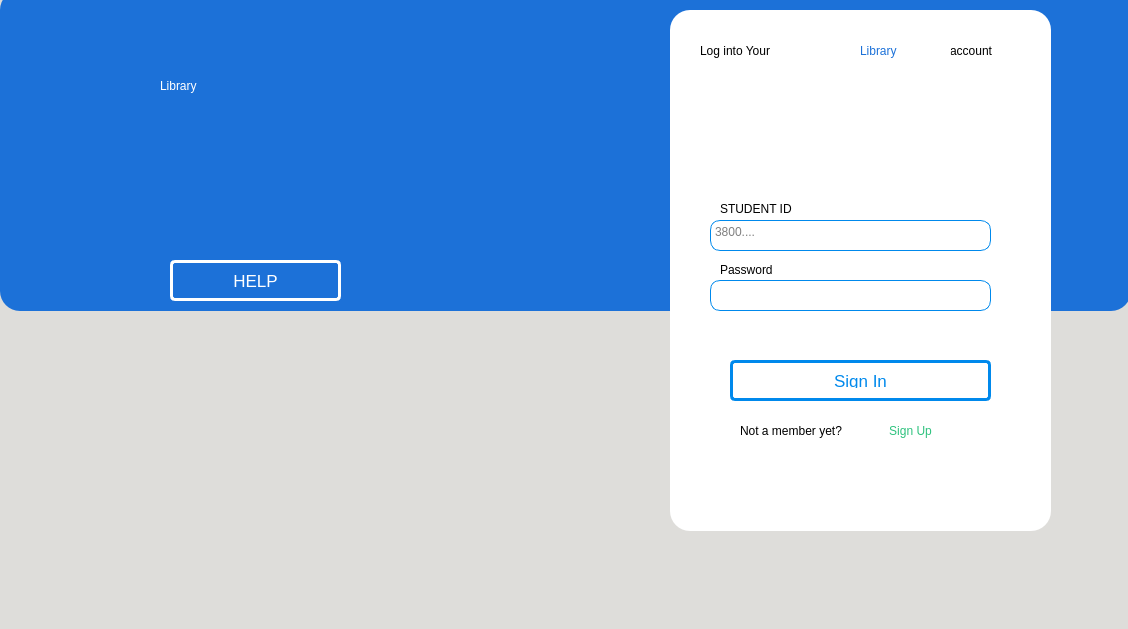
<?xml version="1.0" encoding="UTF-8"?>
<ui version="4.0">
 <class>LoginWindow</class>
 <widget class="QMainWindow" name="LoginWindow">
  <property name="geometry">
   <rect>
    <x>0</x>
    <y>0</y>
    <width>1128</width>
    <height>629</height>
   </rect>
  </property>
  <property name="windowTitle">
   <string>Login</string>
  </property>
  <property name="styleSheet">
   <string notr="true">background-color: rgb(222, 221, 218);</string>
  </property>
  <widget class="QWidget" name="centralwidget">
   <widget class="QFrame" name="frame_2">
    <property name="geometry">
     <rect>
      <x>0</x>
      <y>-10</y>
      <width>1131</width>
      <height>321</height>
     </rect>
    </property>
    <property name="styleSheet">
     <string notr="true">border: 1px ;
border-radius: 20px;
background-color: rgb(28, 113, 216);</string>
    </property>
    <property name="frameShape">
     <enum>QFrame::StyledPanel</enum>
    </property>
    <property name="frameShadow">
     <enum>QFrame::Raised</enum>
    </property>
    <widget class="QLabel" name="label1">
     <property name="geometry">
      <rect>
       <x>160</x>
       <y>60</y>
       <width>221</width>
       <height>71</height>
      </rect>
     </property>
     <property name="styleSheet">
      <string notr="true">font: 63 italic 40pt &quot;URW Bookman&quot;;
color:white;</string>
     </property>
     <property name="text">
      <string>Library</string>
     </property>
    </widget>
    <widget class="QPushButton" name="lg_helpbtn">
     <property name="geometry">
      <rect>
       <x>170</x>
       <y>270</y>
       <width>171</width>
       <height>41</height>
      </rect>
     </property>
     <property name="styleSheet">
      <string notr="true">
QPushButton {
    transition: all .5s ease;
    color: white;
    border-radius: 5px;
    border:3px solid white;
    font-family:'Montserrat', sans-serif;
    text-transform: uppercase;
    text-align: center;
    line-height: 1;
    font-size: 17px;
    background-color : transparent;
    padding: 10px;
    outline: none;
    
    
}
QPushButton:hover {
    color:rgb(0, 137, 236);;
    background-color: white;;
}
</string>
     </property>
     <property name="text">
      <string>HELP</string>
     </property>
    </widget>
    <widget class="QPushButton" name="icon2">
     <property name="geometry">
      <rect>
       <x>290</x>
       <y>60</y>
       <width>89</width>
       <height>41</height>
      </rect>
     </property>
     <property name="styleSheet">
      <string notr="true">background-color: rgba(28, 113, 216, 0);</string>
     </property>
     <property name="text">
      <string/>
     </property>
     <property name="icon">
      <iconset>
       <normaloff>Icons/graduate-cap.png</normaloff>Icons/graduate-cap.png</iconset>
     </property>
     <property name="iconSize">
      <size>
       <width>50</width>
       <height>50</height>
      </size>
     </property>
    </widget>
    <widget class="QPushButton" name="icon1">
     <property name="geometry">
      <rect>
       <x>160</x>
       <y>130</y>
       <width>191</width>
       <height>111</height>
      </rect>
     </property>
     <property name="styleSheet">
      <string notr="true">background-color: rgba(28, 113, 216, 0);</string>
     </property>
     <property name="text">
      <string/>
     </property>
     <property name="icon">
      <iconset>
       <normaloff>Icons/online-library.png</normaloff>Icons/online-library.png</iconset>
     </property>
     <property name="iconSize">
      <size>
       <width>100</width>
       <height>100</height>
      </size>
     </property>
    </widget>
   </widget>
   <widget class="QFrame" name="frame">
    <property name="geometry">
     <rect>
      <x>670</x>
      <y>10</y>
      <width>381</width>
      <height>521</height>
     </rect>
    </property>
    <property name="styleSheet">
     <string notr="true">border: 1px;
border-radius: 20px;
background-color: white;</string>
    </property>
    <property name="frameShape">
     <enum>QFrame::StyledPanel</enum>
    </property>
    <property name="frameShadow">
     <enum>QFrame::Raised</enum>
    </property>
    <widget class="QPushButton" name="lg_signupbtn">
     <property name="geometry">
      <rect>
       <x>200</x>
       <y>400</y>
       <width>81</width>
       <height>41</height>
      </rect>
     </property>
     <property name="cursor">
      <cursorShape>PointingHandCursor</cursorShape>
     </property>
     <property name="styleSheet">
      <string notr="true">QPushButton{background-color:transparent;
color: rgb(46, 194, 126);
font: 75 12pt &quot;Ubuntu&quot;;
border-style: solid;
border-width: 0px;
border-radius: 10px;
font:serif;
}
QPushButton:hover {
color: rgb(46, 194, 126);
font: 75 15pt &quot;Ubuntu&quot;;
border-style: solid;
border-width: 0px;
border-radius: 10px;
font:serif;
}</string>
     </property>
     <property name="text">
      <string>Sign Up</string>
     </property>
    </widget>
    <widget class="QLabel" name="label5">
     <property name="geometry">
      <rect>
       <x>50</x>
       <y>190</y>
       <width>111</width>
       <height>17</height>
      </rect>
     </property>
     <property name="styleSheet">
      <string notr="true">font: 75 16pt &quot;Ubuntu&quot;;</string>
     </property>
     <property name="text">
      <string>STUDENT ID</string>
     </property>
    </widget>
    <widget class="QTextEdit" name="lg_idin">
     <property name="geometry">
      <rect>
       <x>40</x>
       <y>210</y>
       <width>281</width>
       <height>31</height>
      </rect>
     </property>
     <property name="styleSheet">
      <string notr="true">background-color: white;
border-style: solid;
border-width: 1px;
border-color:rgb(0, 137, 236);
border-radius: 10px;
font: 75 14pt &quot;Ubuntu Mono&quot;;

</string>
     </property>
     <property name="html">
      <string>&lt;!DOCTYPE HTML PUBLIC &quot;-//W3C//DTD HTML 4.0//EN&quot; &quot;http://www.w3.org/TR/REC-html40/strict.dtd&quot;&gt;
&lt;html&gt;&lt;head&gt;&lt;meta name=&quot;qrichtext&quot; content=&quot;1&quot; /&gt;&lt;style type=&quot;text/css&quot;&gt;
p, li { white-space: pre-wrap; }
&lt;/style&gt;&lt;/head&gt;&lt;body style=&quot; font-family:'Ubuntu Mono'; font-size:14pt; font-weight:72; font-style:normal;&quot;&gt;
&lt;p style=&quot;-qt-paragraph-type:empty; margin-top:0px; margin-bottom:0px; margin-left:0px; margin-right:0px; -qt-block-indent:0; text-indent:0px; font-family:'Ubuntu'; font-size:11pt; font-weight:400;&quot;&gt;&lt;br /&gt;&lt;/p&gt;&lt;/body&gt;&lt;/html&gt;</string>
     </property>
     <property name="placeholderText">
      <string>3800....</string>
     </property>
    </widget>
    <widget class="QTextEdit" name="lg_passin">
     <property name="geometry">
      <rect>
       <x>40</x>
       <y>270</y>
       <width>281</width>
       <height>31</height>
      </rect>
     </property>
     <property name="styleSheet">
      <string notr="true">background-color: white;
border-style: solid;
border-width: 1px;
border-color:rgb(0, 137, 236);
border-radius: 10px;
font: 75 14pt &quot;Ubuntu Mono&quot;;

</string>
     </property>
     <property name="html">
      <string>&lt;!DOCTYPE HTML PUBLIC &quot;-//W3C//DTD HTML 4.0//EN&quot; &quot;http://www.w3.org/TR/REC-html40/strict.dtd&quot;&gt;
&lt;html&gt;&lt;head&gt;&lt;meta name=&quot;qrichtext&quot; content=&quot;1&quot; /&gt;&lt;style type=&quot;text/css&quot;&gt;
p, li { white-space: pre-wrap; }
&lt;/style&gt;&lt;/head&gt;&lt;body style=&quot; font-family:'Ubuntu Mono'; font-size:14pt; font-weight:72; font-style:normal;&quot;&gt;
&lt;p style=&quot;-qt-paragraph-type:empty; margin-top:0px; margin-bottom:0px; margin-left:0px; margin-right:0px; -qt-block-indent:0; text-indent:0px; font-family:'Ubuntu'; font-size:11pt; font-weight:400;&quot;&gt;&lt;br /&gt;&lt;/p&gt;&lt;/body&gt;&lt;/html&gt;</string>
     </property>
     <property name="placeholderText">
      <string/>
     </property>
    </widget>
    <widget class="QLabel" name="label6">
     <property name="geometry">
      <rect>
       <x>50</x>
       <y>250</y>
       <width>111</width>
       <height>20</height>
      </rect>
     </property>
     <property name="styleSheet">
      <string notr="true">font: 75 16pt &quot;Ubuntu&quot;;</string>
     </property>
     <property name="text">
      <string>Password</string>
     </property>
    </widget>
    <widget class="QPushButton" name="lg_signinbtn">
     <property name="geometry">
      <rect>
       <x>60</x>
       <y>350</y>
       <width>261</width>
       <height>41</height>
      </rect>
     </property>
     <property name="styleSheet">
      <string notr="true">
QPushButton {
    transition: all .5s ease;
    color: rgb(0, 137, 236);;
    border-radius: 5px;
    border:3px solid rgb(0, 137, 236);;
    font-family:'Montserrat', sans-serif;
    text-transform: uppercase;
    text-align: center;
    line-height: 1;
    font-size: 17px;
    background-color : transparent;
    padding: 10px;
    outline: none;
    
    
}
QPushButton:hover {
    color: white;
    background-color: rgb(0, 137, 236);;
}
</string>
     </property>
     <property name="text">
      <string>Sign In</string>
     </property>
    </widget>
    <widget class="QLabel" name="label7">
     <property name="geometry">
      <rect>
       <x>70</x>
       <y>410</y>
       <width>131</width>
       <height>21</height>
      </rect>
     </property>
     <property name="styleSheet">
      <string notr="true">font: 75 12pt &quot;Ubuntu&quot;;</string>
     </property>
     <property name="text">
      <string>Not a member yet?</string>
     </property>
    </widget>
    <widget class="QLabel" name="label4">
     <property name="geometry">
      <rect>
       <x>280</x>
       <y>20</y>
       <width>91</width>
       <height>41</height>
      </rect>
     </property>
     <property name="styleSheet">
      <string notr="true">font: 75 20pt &quot;Ubuntu&quot;;</string>
     </property>
     <property name="text">
      <string>account</string>
     </property>
    </widget>
    <widget class="QLabel" name="label3">
     <property name="geometry">
      <rect>
       <x>190</x>
       <y>20</y>
       <width>91</width>
       <height>41</height>
      </rect>
     </property>
     <property name="styleSheet">
      <string notr="true">font: 75 20pt &quot;Ubuntu&quot;;
color:rgb(28, 113, 216);</string>
     </property>
     <property name="text">
      <string>Library</string>
     </property>
    </widget>
    <widget class="QLabel" name="label2">
     <property name="geometry">
      <rect>
       <x>30</x>
       <y>20</y>
       <width>161</width>
       <height>41</height>
      </rect>
     </property>
     <property name="styleSheet">
      <string notr="true">font: 75 20pt &quot;Ubuntu&quot;;</string>
     </property>
     <property name="text">
      <string>Log into Your</string>
     </property>
    </widget>
    <widget class="QPushButton" name="icon3">
     <property name="geometry">
      <rect>
       <x>80</x>
       <y>60</y>
       <width>191</width>
       <height>111</height>
      </rect>
     </property>
     <property name="styleSheet">
      <string notr="true">background-color: rgba(28, 113, 216, 0);</string>
     </property>
     <property name="text">
      <string/>
     </property>
     <property name="icon">
      <iconset>
       <normaloff>Icons/login.png</normaloff>Icons/login.png</iconset>
     </property>
     <property name="iconSize">
      <size>
       <width>100</width>
       <height>100</height>
      </size>
     </property>
    </widget>
   </widget>
  </widget>
  <widget class="QMenuBar" name="menubar">
   <property name="geometry">
    <rect>
     <x>0</x>
     <y>0</y>
     <width>1128</width>
     <height>22</height>
    </rect>
   </property>
  </widget>
 </widget>
 <resources/>
 <connections/>
</ui>
